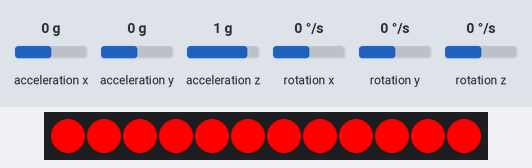
Recording of a sketch running on a simulated Arduino Uno, built with avr-gcc and run on an emulated ATmega328P. On the bench: 12 RGB LEDs in strip order, left to right. Inputs (shaded band) come from the test bench; at power-on: acceleration x 0 g, acceleration y 0 g, acceleration z 1 g, rotation x 0 °/s, rotation y 0 °/s, rotation z 0 °/s. Random numbers use the default seed unless the sketch sets one; what the sketch prints to the serial monitor is not drawn.

Above: at 0.4 s.
At 1.3 s:
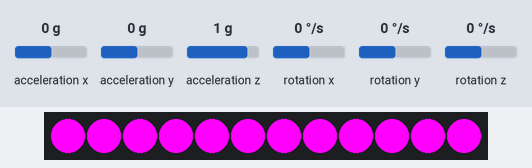
At 1.9 s:
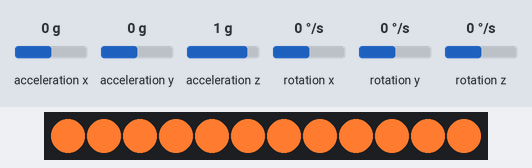
At 2.5 s:
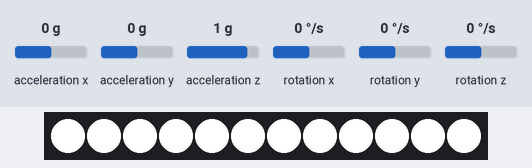

The sketch:

light_10dof.ino
```cpp
#include "Wire.h"

#include "I2Cdev.h"
#include "MPU6050.h"

MPU6050 accelgyro;

#include <Adafruit_NeoPixel.h>
#define PIN 4
Adafruit_NeoPixel strip = Adafruit_NeoPixel(12, PIN, NEO_GRB + NEO_KHZ800);

int16_t ax, ay, az;
int16_t gx, gy, gz;

int data_gz;
int num;

uint32_t color[9]=
{
  strip.Color(0, 0, 0), strip.Color(255, 0, 0),strip.Color(0, 0, 255),strip.Color(0, 255, 0),strip.Color(255, 0, 255),strip.Color(241, 241, 40),strip.Color(250, 121, 46),strip.Color(0, 255, 237),strip.Color(255, 255, 255)
  };

  void setup()
  {
    Serial.begin(115200);

    // join I2C bus (I2Cdev library doesn't do this automatically)
    Wire.begin();

    // initialize device
    Serial.println("Initializing I2C devices...");
    accelgyro.initialize();

    // verify connection
    Serial.println("Testing device connections...");
    Serial.println(accelgyro.testConnection() ? "MPU6050 connection successful" : "MPU6050 connection failed");

    strip.begin();	//初始化LED
    strip.show(); // Initialize all pixels to 'off'

    for(int i=0;i<9;i++)
    {
      colorWipe(color[i]);
      delay(300);
    }

    colorWipe(color[0]);
  }

void loop()
{
  // read raw accel/gyro measurements from device
  accelgyro.getMotion6(&ax, &ay, &az, &gx, &gy, &gz);
  /*
  Serial.print("a/g:\t");
   Serial.print(ax/180);
   Serial.print("\t");
   Serial.print(ay/180);
   Serial.print("\t");
   Serial.print(az/180);
   Serial.print("\t");
   Serial.print(gx/180);
   Serial.print("\t");
   Serial.print(gy/180);
   Serial.print("\t");
   Serial.println(gz/180);
   */
  data_gz=gz/180;

  if(abs(data_gz)>150)
  {
    num=random(0, 10);
    colorWipe(color[num]);
  }
}

void colorWipe(uint32_t c) {
  for(uint16_t i=0; i<strip.numPixels(); i++)
  {
    strip.setPixelColor(i, c);
    strip.show();
  }
}
```
